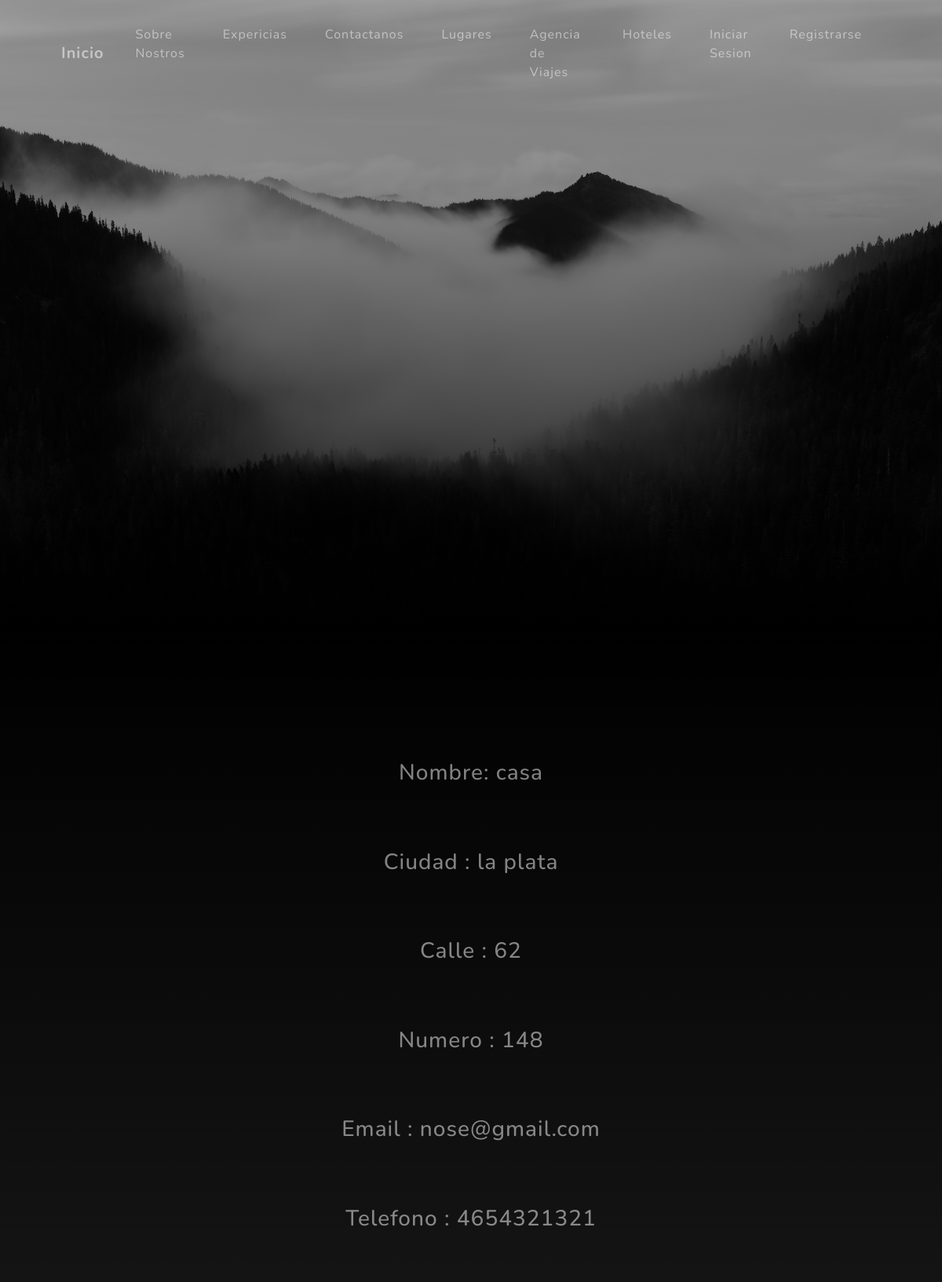
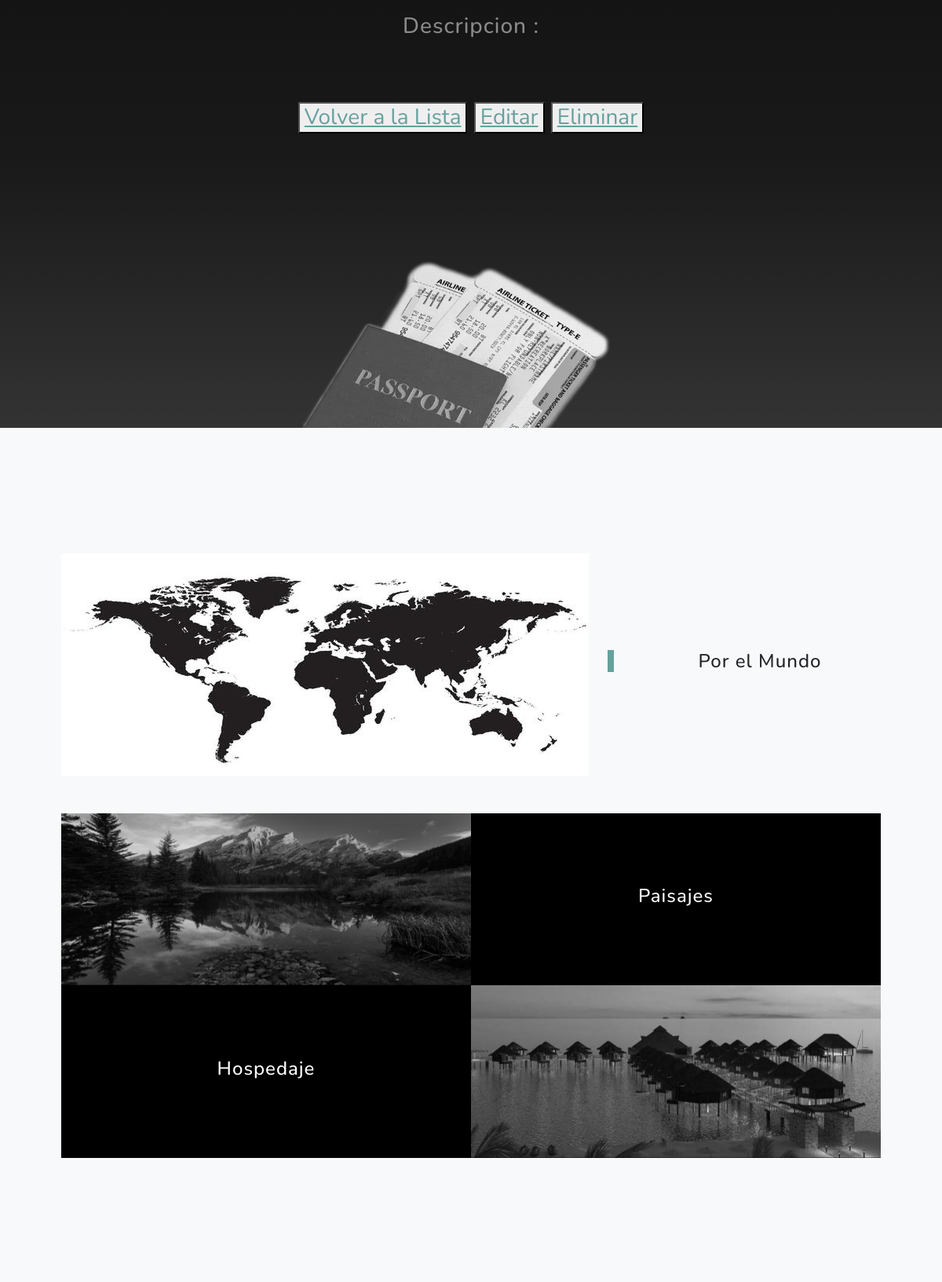
/AppTrip/hoteles/2/ (upper part), run on the app's committed database (2 pictures, top to bottom).
### AppTrip/models.py (models this page shows)
class hotel(models.Model):
    nombre = models.CharField(max_length=250)
    ciudad = models.CharField(max_length=250)
    calle= models.IntegerField()
    numero = models.IntegerField()
    email= models.EmailField()
    telefono = models.IntegerField()
    reseña = models.TextField(default="Ingrese la reseña")

### AppTrip/views.py (the view)
# urls.py: path("hoteles/<int:pk>/", Detallehotel.as_view(), name="hotelDetalle"),
class Detallehotel(DetailView):
      model = hotel
      template_name="AppTrip/Hoteles/hoteles_detail.html"

### AppTrip/templates/AppTrip/hoteles/hoteles_detail.html (shortened to what this page needs)
{% extends "AppTrip/padres/padrehoteles.html" %}
{% load static %}
{% block presentacion %}
<p>Nombre: {{hotel.nombre}} </p>
<p> Ciudad : {{hotel.ciudad}} </p>
<p> Calle : {{hotel.calle}} </p>
<p> Numero : {{hotel.numero}} </p>
<p> Email : {{hotel.email}} </p>
<p> Telefono : {{hotel.telefono}} </p>
<p> Descripcion : {{hotel.texto}} </p>
<button><a href="{% url 'hotelLista' %}">Volver a la Lista</a></button>
<button><a href="{% url 'hotelEditar' pk=hotel.pk %}">Editar</a></button>
<button><a href="{% url 'hotelBorrar' pk=hotel.pk %}">Eliminar</a></button>
{% endblock %}

### data on the page
hotel: nombre "casa", ciudad "la plata", calle "62", numero "148", email "nose@gmail.com", telefono "4654321321"
